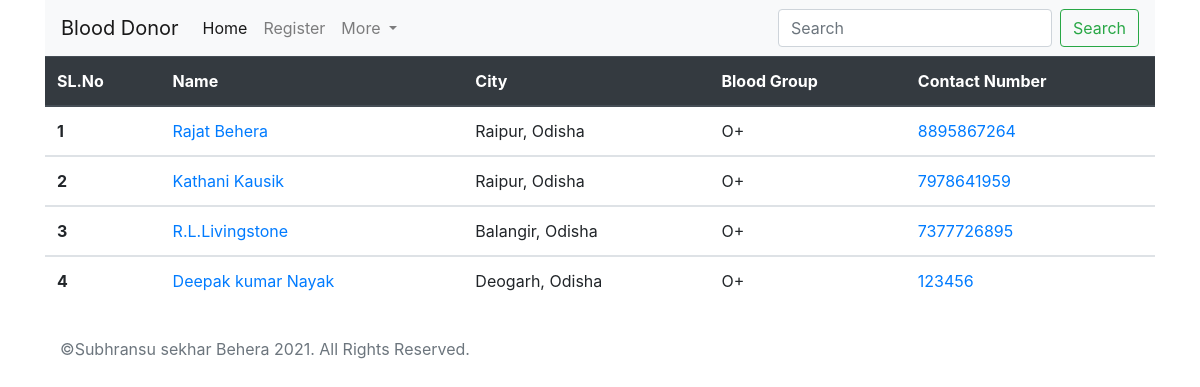
Screenshot of /index.php?data=O+ with the database file from the repository.
### tables this page shows
CREATE TABLE `donor` (
  `id` int(11) NOT NULL,
  `name` varchar(30) NOT NULL,
  `address` text NOT NULL,
  `city` varchar(20) NOT NULL,
  `state` varchar(20) NOT NULL,
  `pin` varchar(10) NOT NULL,
  `bgroup` varchar(5) NOT NULL,
  `contact` varchar(10) NOT NULL,
  `password` varchar(20) NOT NULL
);

### configurations.inc.php (called while the page is built, shortened)
<?php
$table = "donor";
?>

### index.php (the view, shortened to what this page needs)
<?php
    include("header.php");
    include("db.php");
?>
<?php
$sql = "SELECT * FROM $table";
if(isset($_GET["data"])) {
  $data = $_GET["data"];
  if($data != "") {
    $sql = "SELECT * FROM $table WHERE bgroup like '$data' or name like '$data' or city like '$data'";
  }
}
$result = mysqli_query($con, $sql);
?>
<table class="table">
  <thead class="thead-dark">
    <tr>
      <th scope="col">SL.No</th>
      <th scope="col">Name</th>
      <th scope="col">City</th>
      <th scope="col">Blood Group</th>
      <th scope="col">Contact Number</th>
    </tr>
  </thead>
  <?php if($result) {
      $sl = 1;
      $tot = mysqli_num_rows($result);
      if($tot>0) {
        while($row = mysqli_fetch_assoc($result)) {
  ?>
  <tbody>
      <tr>
        <th scope="row"><?php echo $sl ?></th>
        <td><a href="details.php?ref=<?php echo $row["id"]; ?>"><?php echo $row["name"] ?></a></td>
        <td><?php echo $row["city"] ?>, <?php echo $row["state"] ?></td>
        <td><?php echo $row["bgroup"] ?></td>
        <td><a href="tel:+91<?php echo $row["contact"] ?>"><?php echo $row["contact"] ?></a></td>
      </tr>
  <?php
            $sl = $sl + 1;
        }
      }
    }
  ?>
  </tbody>
</table>
<?php include("footer.php"); ?>

### rows the page displays
donor: name "Rajat Behera", city "Raipur", state "Odisha", bgroup "O+", contact "8895867264"
donor: name "Kathani Kausik", city "Raipur", state "Odisha", bgroup "O+", contact "7978641959"
donor: name "R.L.Livingstone", city "Balangir", state "Odisha", bgroup "O+", contact "7377726895"
donor: name "Deepak kumar Nayak", city "Deogarh", state "Odisha", bgroup "O+", contact "123456"

### other values shown
$owner_name "Subhransu sekhar Behera"
